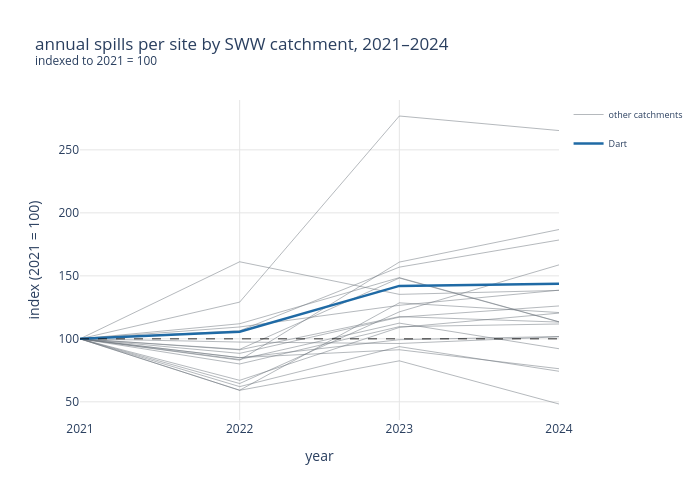

Notebook source saved alongside this figure:
### Code cell
# interactive plotly version of the section 5c indexed overlay - replicates the matplotlib version above with hover tooltips and legend toggle per catchment
fig = go.Figure()

for catchment, group in sww_rivers.groupby('catchment_name'):
    data = group.sort_values('year').copy()
    base = data.loc[data['year'] == 2021, 'annual_spills_per_site'].values[0] # 2021 value as baseline
    data['indexed'] = (data['annual_spills_per_site'] / base) * 100 # rebases each catchment to 100 in 2021
    if catchment == 'Dart':
        continue  # dart plotted last so it renders on top of all grey lines
    fig.add_trace(go.Scatter(
        x=data['year'], # year on x axis
        y=data['indexed'], # indexed value on y axis
        mode='lines', # lines only - no markers
        name='other catchments', # all grey lines share one legend entry
        legendgroup='others', # groups all grey lines so one legend click toggles all of them together
        showlegend=(catchment == sww_rivers['catchment_name'].unique()[0]), # only first grey trace shows in legend - avoids 19 duplicate entries
        line=dict(color=COLOUR_NATIONAL, width=1), # grey colour matched to matplotlib version
        opacity=0.5, # matched to matplotlib alpha
        customdata=[[catchment]] * len(data), # passes catchment name into hover via customdata
        hovertemplate='<b>%{customdata[0]}</b><br>year: %{x}<br>index: %{y:.2f}<extra></extra>',)) # hover shows catchment name, year, and indexed value

dart_data = sww_rivers[sww_rivers['catchment_name'] == 'Dart'].sort_values('year').copy()
dart_base = dart_data.loc[dart_data['year'] == 2021, 'annual_spills_per_site'].values[0] # dart 2021 baseline
dart_data['indexed'] = (dart_data['annual_spills_per_site'] / dart_base) * 100 # rebases dart to 100 in 2021
fig.add_trace(go.Scatter(
    x=dart_data['year'], # year on x axis
    y=dart_data['indexed'], # indexed value on y axis
    mode='lines', # lines only - no markers
    name='Dart', # separate legend entry for dart
    legendgroup='dart', # dart in its own legend group
    line=dict(color=COLOUR_DART, width=2.5), # blue colour and heavier line weight matched to matplotlib version
    hovertemplate='<b>Dart</b><br>year: %{x}<br>index: %{y:.2f}<extra></extra>',)) # hover shows dart name, year, and indexed value

fig.add_hline(y=100, line_dash='dash', line_color='black', line_width=0.8) # reference line at 100 - above means worse than 2021, below means better

fig.update_layout(
    title='annual spills per site by SWW catchment, 2021–2024<br><sup>indexed to 2021 = 100</sup>', # matches matplotlib title
    xaxis_title='year', # matches matplotlib x axis label
    yaxis_title='index (2021 = 100)', # matches matplotlib y axis label
    height=500, # height in pixels
    plot_bgcolor='white', # white plot background to match seaborn whitegrid style
    paper_bgcolor='white', # white paper background
    width=700, # constrains chart width to match matplotlib figure width
    legend=dict(font=dict(size=9)),) # legend font size matched to matplotlib version

fig.update_xaxes(showgrid=True, gridcolor='#e5e5e5', tickvals=[2021, 2022, 2023, 2024]) # integer year ticks only - matches matplotlib set_xticks
fig.update_yaxes(showgrid=True, gridcolor='#e5e5e5') # light grey grid lines on y axis

print('The chart below is interactive - hover over any line to see exact values, or click a legend entry to show or hide individual series.') # signpost printed directly above the chart output
fig.show()

### Figure 1 — Plotly figure (JSON) as saved in the notebook; plotly's stock layout.template omitted (floating-point values rounded to 4 significant figures)
{"data": [{"customdata": [["Allen"], ["Allen"], ["Allen"], ["Allen"]], "hovertemplate": "<b>%{customdata[0]}</b><br>year: %{x}<br>index: %{y:.2f}<extra></extra>", "legendgroup": "others", "line": {"color": "#6c757d", "width": 1}, "mode": "lines", "name": "other catchments", "opacity": 0.5, "showlegend": true, "type": "scatter", "x": [2021, 2022, 2023, 2024], "y": [100, 62.08, 93.81, 74.25]}, {"customdata": [["Exe (Barle to Culm)"], ["Exe (Barle to Culm)"], ["Exe (Barle to Culm)"], ["Exe (Barle to Culm)"]], "hovertemplate": "<b>%{customdata[0]}</b><br>year: %{x}<br>index: %{y:.2f}<extra></extra>", "legendgroup": "others", "line": {"color": "#6c757d", "width": 1}, "mode": "lines", "name": "other catchments", "opacity": 0.5, "showlegend": false, "type": "scatter", "x": [2021, 2022, 2023, 2024], "y": [100, 64.53, 121.4, 158.7]}, {"customdata": [["Harbourne River"], ["Harbourne River"], ["Harbourne River"], ["Harbourne River"]], "hovertemplate": "<b>%{customdata[0]}</b><br>year: %{x}<br>index: %{y:.2f}<extra></extra>", "legendgroup": "others", "line": {"color": "#6c757d", "width": 1}, "mode": "lines", "name": "other catchments", "opacity": 0.5, "showlegend": false, "type": "scatter", "x": [2021, 2022, 2023, 2024], "y": [100, 83.6, 112.5, 92.15]}, {"customdata": [["Lower Axe"], ["Lower Axe"], ["Lower Axe"], ["Lower Axe"]], "hovertemplate": "<b>%{customdata[0]}</b><br>year: %{x}<br>index: %{y:.2f}<extra></extra>", "legendgroup": "others", "line": {"color": "#6c757d", "width": 1}, "mode": "lines", "name": "other catchments", "opacity": 0.5, "showlegend": false, "type": "scatter", "x": [2021, 2022, 2023, 2024], "y": [100, 91.29, 117.6, 113.3]}, {"customdata": [["Lower Culm"], ["Lower Culm"], ["Lower Culm"], ["Lower Culm"]], "hovertemplate": "<b>%{customdata[0]}</b><br>year: %{x}<br>index: %{y:.2f}<extra></extra>", "legendgroup": "others", "line": {"color": "#6c757d", "width": 1}, "mode": "lines", "name": "other catchments", "opacity": 0.5, "showlegend": false, "type": "scatter", "x": [2021, 2022, 2023, 2024], "y": [100, 59.18, 128.6, 120.9]}, {"customdata": [["Lower River Inny"], ["Lower River Inny"], ["Lower River Inny"], ["Lower River Inny"]], "hovertemplate": "<b>%{customdata[0]}</b><br>year: %{x}<br>index: %{y:.2f}<extra></extra>", "legendgroup": "others", "line": {"color": "#6c757d", "width": 1}, "mode": "lines", "name": "other catchments", "opacity": 0.5, "showlegend": false, "type": "scatter", "x": [2021, 2022, 2023, 2024], "y": [100, 85.1, 91.35, 76.28]}, {"customdata": [["Lower River Lynher"], ["Lower River Lynher"], ["Lower River Lynher"], ["Lower River Lynher"]], "hovertemplate": "<b>%{customdata[0]}</b><br>year: %{x}<br>index: %{y:.2f}<extra></extra>", "legendgroup": "others", "line": {"color": "#6c757d", "width": 1}, "mode": "lines", "name": "other catchments", "opacity": 0.5, "showlegend": false, "type": "scatter", "x": [2021, 2022, 2023, 2024], "y": [100, 59.16, 82.54, 48.28]}, {"customdata": [["Lower River Otter"], ["Lower River Otter"], ["Lower River Otter"], ["Lower River Otter"]], "hovertemplate": "<b>%{customdata[0]}</b><br>year: %{x}<br>index: %{y:.2f}<extra></extra>", "legendgroup": "others", "line": {"color": "#6c757d", "width": 1}, "mode": "lines", "name": "other catchments", "opacity": 0.5, "showlegend": false, "type": "scatter", "x": [2021, 2022, 2023, 2024], "y": [100, 67.05, 109.0, 120.4]}, {"customdata": [["Lower River Tamar"], ["Lower River Tamar"], ["Lower River Tamar"], ["Lower River Tamar"]], "hovertemplate": "<b>%{customdata[0]}</b><br>year: %{x}<br>index: %{y:.2f}<extra></extra>", "legendgroup": "others", "line": {"color": "#6c757d", "width": 1}, "mode": "lines", "name": "other catchments", "opacity": 0.5, "showlegend": false, "type": "scatter", "x": [2021, 2022, 2023, 2024], "y": [100, 85.01, 99.32, 101.9]}, {"customdata": [["Lower River Tavy"], ["Lower River Tavy"], ["Lower River Tavy"], ["Lower River Tavy"]], "hovertemplate": "<b>%{customdata[0]}</b><br>year: %{x}<br>index: %{y:.2f}<extra></extra>", "legendgroup": "others", "line": {"color": "#6c757d", "width": 1}, "mode": "lines", "name": "other catchments", "opacity": 0.5, "showlegend": false, "type": "scatter", "x": [2021, 2022, 2023, 2024], "y": [100, 88.47, 117.2, 126.1]}, {"customdata": [["Meavy"], ["Meavy"], ["Meavy"], ["Meavy"]], "hovertemplate": "<b>%{customdata[0]}</b><br>year: %{x}<br>index: %{y:.2f}<extra></extra>", "legendgroup": "others", "line": {"color": "#6c757d", "width": 1}, "mode": "lines", "name": "other catchments", "opacity": 0.5, "showlegend": false, "type": "scatter", "x": [2021, 2022, 2023, 2024], "y": [100, 106.4, 156.9, 178.5]}, {"customdata": [["Seaton"], ["Seaton"], ["Seaton"], ["Seaton"]], "hovertemplate": "<b>%{customdata[0]}</b><br>year: %{x}<br>index: %{y:.2f}<extra></extra>", "legendgroup": "others", "line": {"color": "#6c757d", "width": 1}, "mode": "lines", "name": "other catchments", "opacity": 0.5, "showlegend": false, "type": "scatter", "x": [2021, 2022, 2023, 2024], "y": [100, 129.1, 276.9, 265.3]}, {"customdata": [["Spratford Stream"], ["Spratford Stream"], ["Spratford Stream"], ["Spratford Stream"]], "hovertemplate": "<b>%{customdata[0]}</b><br>year: %{x}<br>index: %{y:.2f}<extra></extra>", "legendgroup": "others", "line": {"color": "#6c757d", "width": 1}, "mode": "lines", "name": "other catchments", "opacity": 0.5, "showlegend": false, "type": "scatter", "x": [2021, 2022, 2023, 2024], "y": [100, 80.04, 109.7, 111.8]}, {"customdata": [["Tale"], ["Tale"], ["Tale"], ["Tale"]], "hovertemplate": "<b>%{customdata[0]}</b><br>year: %{x}<br>index: %{y:.2f}<extra></extra>", "legendgroup": "others", "line": {"color": "#6c757d", "width": 1}, "mode": "lines", "name": "other catchments", "opacity": 0.5, "showlegend": false, "type": "scatter", "x": [2021, 2022, 2023, 2024], "y": [100, 161.2, 135.3, 138.4]}, {"customdata": [["Teign (Lower)"], ["Teign (Lower)"], ["Teign (Lower)"], ["Teign (Lower)"]], "hovertemplate": "<b>%{customdata[0]}</b><br>year: %{x}<br>index: %{y:.2f}<extra></extra>", "legendgroup": "others", "line": {"color": "#6c757d", "width": 1}, "mode": "lines", "name": "other catchments", "opacity": 0.5, "showlegend": false, "type": "scatter", "x": [2021, 2022, 2023, 2024], "y": [100, 91.62, 148.2, 113.4]}, {"customdata": [["Torridge (Combe Lake to Lew)"], ["Torridge (Combe Lake to Lew)"], ["Torridge (Combe Lake to Lew)"], ["Torridge (Combe Lake to Lew)"]], "hovertemplate": "<b>%{customdata[0]}</b><br>year: %{x}<br>index: %{y:.2f}<extra></extra>", "legendgroup": "others", "line": {"color": "#6c757d", "width": 1}, "mode": "lines", "name": "other catchments", "opacity": 0.5, "showlegend": false, "type": "scatter", "x": [2021, 2022, 2023, 2024], "y": [100, 112.0, 148.6, 113.6]}, {"customdata": [["Torridge (Lew to Estuary)"], ["Torridge (Lew to Estuary)"], ["Torridge (Lew to Estuary)"], ["Torridge (Lew to Estuary)"]], "hovertemplate": "<b>%{customdata[0]}</b><br>year: %{x}<br>index: %{y:.2f}<extra></extra>", "legendgroup": "others", "line": {"color": "#6c757d", "width": 1}, "mode": "lines", "name": "other catchments", "opacity": 0.5, "showlegend": false, "type": "scatter", "x": [2021, 2022, 2023, 2024], "y": [100, 97.45, 96.29, 101.6]}, {"customdata": [["Walkham"], ["Walkham"], ["Walkham"], ["Walkham"]], "hovertemplate": "<b>%{customdata[0]}</b><br>year: %{x}<br>index: %{y:.2f}<extra></extra>", "legendgroup": "others", "line": {"color": "#6c757d", "width": 1}, "mode": "lines", "name": "other catchments", "opacity": 0.5, "showlegend": false, "type": "scatter", "x": [2021, 2022, 2023, 2024], "y": [100, 109.4, 126.6, 138.6]}, {"customdata": [["Wray Brook"], ["Wray Brook"], ["Wray Brook"], ["Wray Brook"]], "hovertemplate": "<b>%{customdata[0]}</b><br>year: %{x}<br>index: %{y:.2f}<extra></extra>", "legendgroup": "others", "line": {"color": "#6c757d", "width": 1}, "mode": "lines", "name": "other catchments", "opacity": 0.5, "showlegend": false, "type": "scatter", "x": [2021, 2022, 2023, 2024], "y": [100, 83.08, 160.9, 186.8]}, {"hovertemplate": "<b>Dart</b><br>year: %{x}<br>index: %{y:.2f}<extra></extra>", "legendgroup": "dart", "line": {"color": "#1f6aa5", "width": 2.5}, "mode": "lines", "name": "Dart", "type": "scatter", "x": [2021, 2022, 2023, 2024], "y": [100, 105.7, 142.0, 143.7]}], "layout": {"height": 500, "legend": {"font": {"size": 9}}, "paper_bgcolor": "white", "plot_bgcolor": "white", "shapes": [{"line": {"color": "black", "dash": "dash", "width": 0.8}, "type": "line", "x0": 0, "x1": 1, "xref": "x domain", "y0": 100, "y1": 100, "yref": "y"}], "title": {"text": "annual spills per site by SWW catchment, 2021–2024<br><sup>indexed to 2021 = 100</sup>"}, "width": 700, "xaxis": {"autorange": true, "gridcolor": "#e5e5e5", "range": [2021, 2024], "showgrid": true, "tickvals": [2021, 2022, 2023, 2024], "title": {"text": "year"}, "type": "linear"}, "yaxis": {"autorange": true, "gridcolor": "#e5e5e5", "range": [35.58, 289.6], "showgrid": true, "title": {"text": "index (2021 = 100)"}, "type": "linear"}}}
